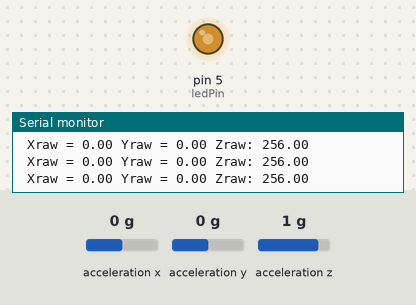
This sketch was run on a simulated Arduino Uno, built with avr-gcc and run on an emulated ATmega328P. Shown: output pins drawn as LEDs (lit = HIGH), the last lines printed to the serial monitor. The test bench sets the inputs (shaded band); at power-on: acceleration x 0 g, acceleration z 1 g, acceleration y 0 g. Random numbers use the default seed unless the sketch sets one.

Above: at 1.2 s.
1.3 s: acceleration x set to -1.4 g
At 3.25 s:
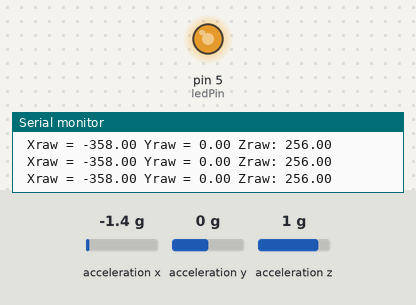
4.3 s: acceleration z set to 0 g
At 5.65 s:
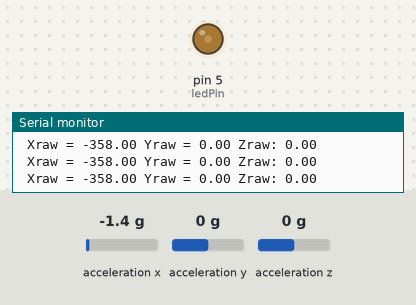
7.3 s: acceleration y set to -0.8 g
Timing chart, 0 to 16.3 s (numbered marks = the images above; inputs shaded):
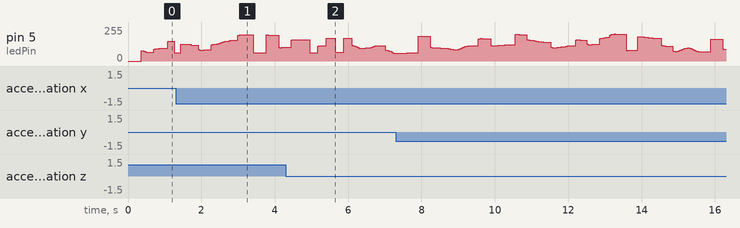

The sketch:

arduino_candle_v2.ino
```cpp
#include <Wire.h>
#include <ADXL345.h>

ADXL345 accelerometer;

const int ledPin = 5;  // Pin, do którego podłączona jest dioda LED
const int minMinValue = 55;  // Minimalna dolna jasność diody LED
const int maxMinValue = 120;  // Minimalna górna jasność diody LED
const int minMaxValue = 120;  // Maksymalna dolna jasność diody LED
const int maxMaxValue = 255;  // Maksymalna górna jasność diody LED
const int minDelay = 50;  // Minimalny czas migotania (w ms)
const int maxDelay = 500;  // Maksymalny czas migotania (w ms)

unsigned long previousMillis = 0;
int randomDelay = 0;
int currentBrightness = 0;
int targetBrightness = 0;

void setup() {
  Serial.begin(9600);

  // Inicjalizacja ADXL345
  Serial.println("Inicjalizacja ADXL345");
  if (!accelerometer.begin()) {
    Serial.println("Nie odnaleziono ADXL345, sprawdź podłączenie!");
    delay(500);
  }

  // Wybór zakresu pomiarowego
  accelerometer.setRange(ADXL345_RANGE_16G);

  pinMode(ledPin, OUTPUT);
  randomSeed(analogRead(0));
  randomDelay = random(minDelay, maxDelay);
  analogWrite(ledPin, currentBrightness);
}

void loop() {
  Vector raw = accelerometer.readRaw();

  // Wyswietlenie danych surowych
  Serial.print(" Xraw = ");
  Serial.print(raw.XAxis);
  Serial.print(" Yraw = ");
  Serial.print(raw.YAxis);
  Serial.print(" Zraw: ");
  Serial.print(raw.ZAxis);
  Serial.println();

  // Oblicz wartość trzęsienia na podstawie odczytów z akcelerometru
  int shakeValue = abs(raw.XAxis) + abs(raw.YAxis) + abs(raw.ZAxis);

  // Ustaw parametry migotania na podstawie wartości trzęsienia
  int intensity = map(shakeValue, 0, 900, minMaxValue, maxMaxValue); // Dostosuj intensywność migotania
  int frequency = map(shakeValue, 0, 900, minDelay, maxDelay); // Dostosuj częstotliwość migotania

  unsigned long currentMillis = millis();

  if (currentMillis - previousMillis >= frequency) {
    previousMillis = currentMillis;
    float easeDuration = float(frequency);
    targetBrightness = random(minMinValue, intensity);
    randomDelay = frequency;

    int deltaBrightness = targetBrightness - currentBrightness;
    int step = deltaBrightness > 0 ? 1 : -1;
    unsigned long startTime = currentMillis;

    while (currentMillis - startTime < frequency) {
      float t = float(currentMillis - startTime) / easeDuration;
      float easedT = 0.5 - 0.5 * cos(t * PI);
      int newBrightness = currentBrightness + int(easedT * deltaBrightness);
      analogWrite(ledPin, newBrightness);
      currentMillis = millis();
    }

    currentBrightness = targetBrightness;
  }
}
```
